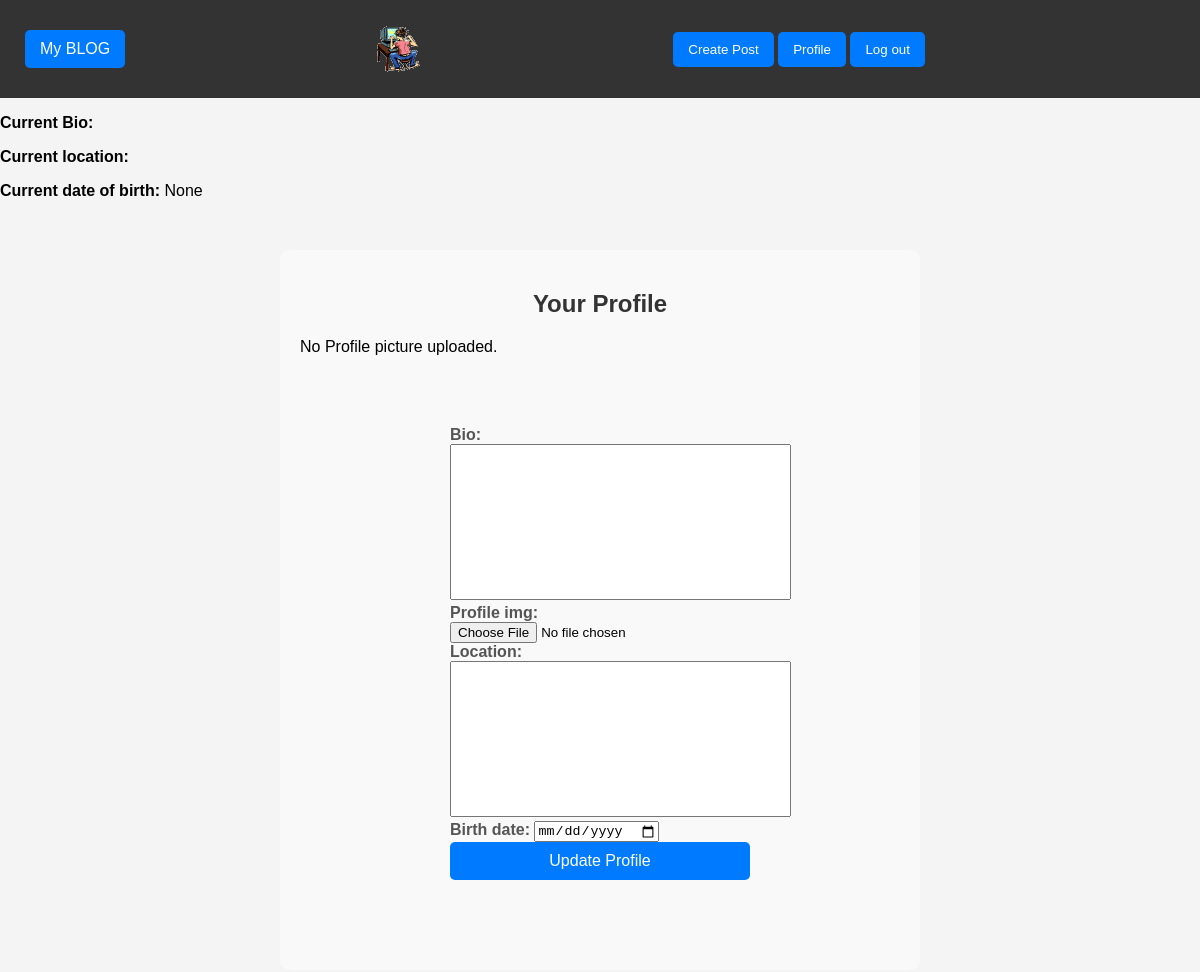
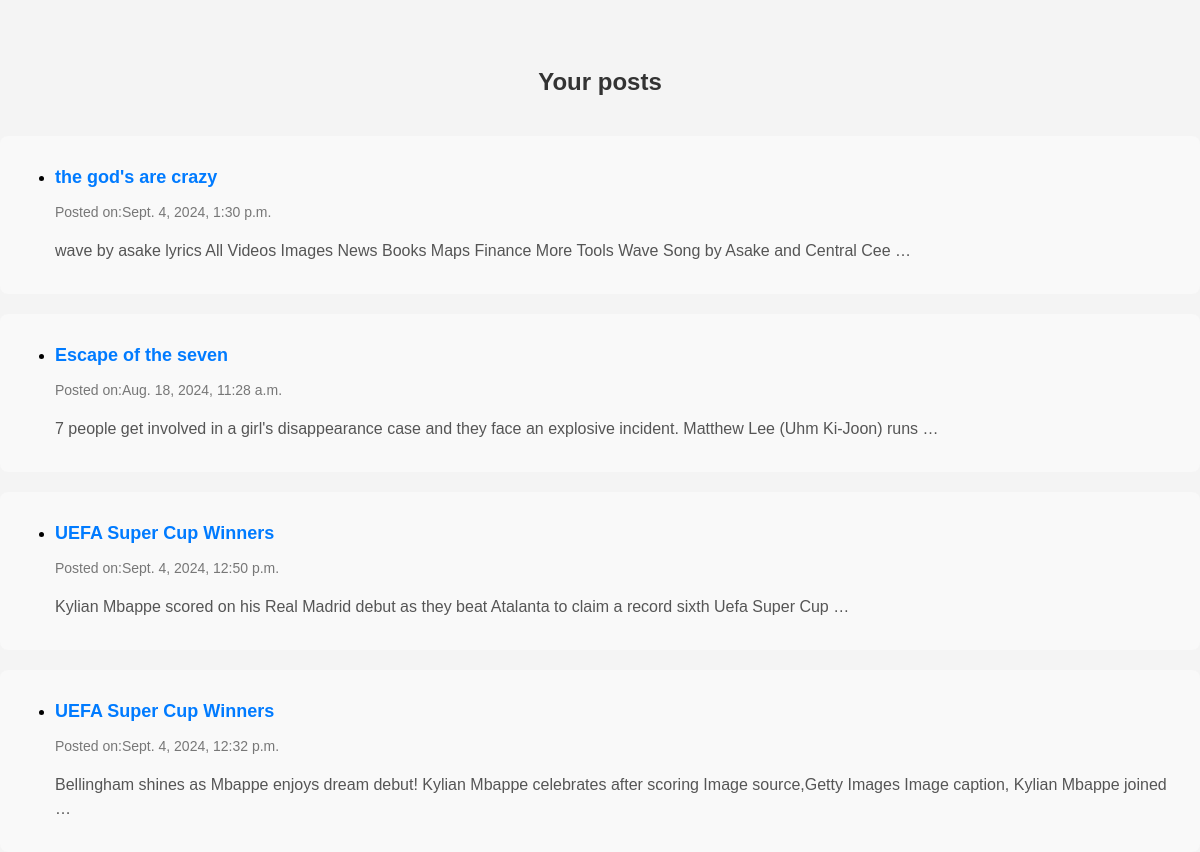
The page /profile/ (signed in) on the database its author committed (2 pictures, top to bottom).
### blog_app/models.py (models this page shows, shortened)
class User(AbstractUser):
    profile_image = models.FileField(upload_to='profile')

class Profile(models.Model):
    user = models.OneToOneField(User, on_delete=models.CASCADE,)
    bio= models.TextField(max_length=400, blank=True)
    profile_img= models.ImageField(upload_to='profile_pics/', blank=True, null=True)
    birth_date= models.DateField(null=True, blank=True)
    location= models.TextField(blank=True, max_length=35)

class Post(models.Model):
    user = models.ForeignKey(User, on_delete=models.RESTRICT, related_name='user')
    title = models.CharField(max_length=100)
    content = models.TextField()
    date = models.DateTimeField(auto_now=True)
    views = models.IntegerField(default=0)

### blog_app/views.py (the view)
# urls.py: path('profile/', profile, name='profile')
@login_required
def profile(request):
    if not hasattr(request.user, 'profile'):
        x=hasattr(request.user, 'profile')
        print(x)
        Profile.objects.create(user=request.user)
    user_posts= Post.objects.filter(user=request.user)
    if request.method=='POST':
        form = ProfileForm(request.POST, request.FILES, instance=request.user.profile)
        if form.is_valid():
            form.save()
            return redirect('profile')
    else:
        form = ProfileForm(instance=request.user)
        context = {
            'form':form,
            'user_posts':user_posts
        }
    return render(request, 'profile.html', context)

### blog_app/forms.py
class ProfileForm(forms.ModelForm):
    class Meta:
        model = Profile
        fields= ['bio','profile_img','location','birth_date']
        widgets={
            'birth_date': forms.DateInput(attrs={'type': 'date'})
        }

### blog_app/templates/profile.html (shortened to what this page needs)
{% extends "base.html" %}
{% block content %}
{%load static%}
<link rel='stylesheet' href='{% static "css/profile.css" %}'>
<div profile-info>
<p><strong> Current Bio: </strong>{{request.user.profile.bio}}</p>
<p><strong>Current location: </strong>{{request.user.profile.location}}</p>
<p><strong>Current date of birth: </strong>{{request.user.profile.birth_date}}</p>
</div>
<div class='profile-container'>
<h2>Your Profile</h2>
{%if user.profile.profile_img %}
<div class='profile-pic-container'>
     <img src='{{ user.profile.profile_img.url }}' alt='profile image' >
</div>
{%else%}
<p>No Profile picture uploaded.</p>
{% endif %}
<div class='profile-container'>
<form method='post' enctype='multipart/form-data'>
{{form}}
<button type='submit'>Update Profile</button>
</form>
</div>
</div>
<div class='profile-post-container'>
    <h2>Your posts</h2>
    {% for post in user_posts %}
        <div class='post-details'>
        <ul>
          <li>
              <h3><a href='{% url "read_detail" post.id%}'>{{post.title}}</a></h3>
              <p class='post-date'>Posted on:{{post.date}}</p>
              <p class='post-content'>{{post.content|truncatewords:20}}</p>
        </ul>
        </div>
     {%empty%}
        <li>No post created yet...</li>
     {% endfor %}
</div>
{% endblock  %}

### blog_app/templates/base.html (shortened to what this page needs)
<!DOCTYPE html>
<html>
<head>
{%load static %}
<link rel='stylesheet' href='{% static "css/base.css" %}'>
<div class='container'>
  <nav class='navbar'>
       <a class='boston' href='{% url "posts" %}' class='home'>My BLOG</a>
       <img src='{% static "img/img_day2.jpg" %}' alt='blog image'>
           <div class='nav-buttons'>
                {%if user.is_authenticated %}
                <a href="{% url 'create_post' %}"><button  class='boston' type='button'>Create Post</button></a>
                <a href='{% url "profile" %}'><button type='button' class='boston'>Profile</button></a>
                <a href='{% url "log_out" %}'><button class='boston' type='button'>Log out</button></a>
                {% endif %}
            </div>
</div>
</head>
<body>
{% block  content%}
{% endblock  %}
</body>
</html>

### blog_app/static/css/base.css (style rules this page uses)
.navbar { display: flex; justify-content: space-between; align-items: center; background-color: #333; padding: 25px; }
.boston { padding: 10px 15px; background-color: #007bff; color: white; border: none; border-radius: 5px; cursor: pointer; text-decoration: none; justify-items: right; }
body { font-family: Arial, Helvetica, sans-serif; padding: 0; margin: 0; background-color: #f4f4f4; }
.container { width: 100%; margin: 0 auto; display: block; unicode-bidi: isolate; }

### blog_app/static/css/profile.css (style rules this page uses)
.profile-container { width: 50%; padding: 20px; margin: 50px auto; background-color: #f9f9f9; border-radius: 10px; }
.profile-container h2 { text-align: center; font-family: Arial, Helvetica, sans-serif; font-size: 24px; margin-bottom: 20px; color: #333; }
.profile-container form { display: flex; flex-direction: column; }
.profile-container label { font-weight: bold; margin-bottom: 10px; color: #555; }
.profile-container textarea { resize: none; }
.profile-container button[type='submit'] { border-radius: 5px; cursor: pointer; padding: 10px; background-color:#007bff; color: white; border: none; font-size: 16px; }
.profile-post-container { display: flex; flex-direction: column; margin-top: 20px; gap: 20px; }
.post-details { padding: 15px; border-radius: 8px; background-color: #f9f9f9; }
.post-details h3 { font-size: 18px; margin: 0; color: #333; }
.post-details .post-date { color: #777; margin-bottom: 10px; font-size: 14px; }
.post-details p { line-height: 1.5; font-size: 16px; color: #555; }
.post-details a { color: #007bff; text-decoration: none; }
.profile-post-container h2 { text-align: center; color: #333; }

### rows shown on the page
User: user.profile.birth_date "None"
Post: title "the god's are crazy", date "Sept. 4, 2024, 1:30 p.m.", content "wave by asake lyrics All Videos Images News Books Maps Finance More Tools Wave Song by Asake and Central Cee …"
Post: title "Escape of the seven", date "Aug. 18, 2024, 11:28 a.m.", content "7 people get involved in a girl's disappearance case and they face an explosive incident. Matthew Lee (Uhm Ki-Joon) runs …"
Post: title "UEFA Super Cup Winners", date "Sept. 4, 2024, 12:50 p.m.", content "Kylian Mbappe scored on his Real Madrid debut as they beat Atalanta to claim a record sixth Uefa Super Cup …"
Post: title "UEFA Super Cup Winners", date "Sept. 4, 2024, 12:32 p.m.", content "Bellingham shines as Mbappe enjoys dream debut! Kylian Mbappe celebrates after scoring Image source,Getty Images Image caption, Kylian Mbappe joined …"
